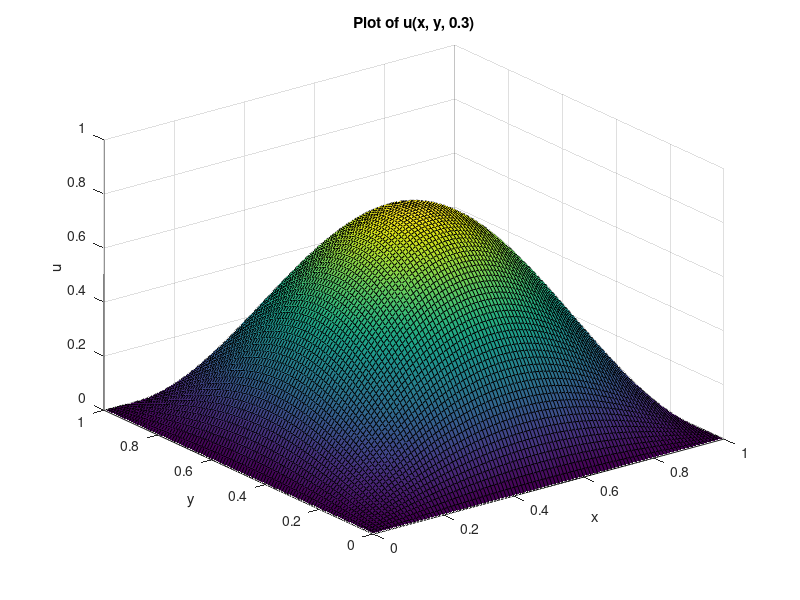

MATLAB code to generate this figure:
% clc
% clear all
% A=randi([1,1],5,5,5,5);
% %[U,S,V]=PINV4(A);
% %B=EIN_PROD4(EIN_PROD4(V,S),U);
% %disp(EIN_PROD4(B,A));
% X=randi([0,1],5,5);
% disp(X);
% B=EIN_PROD42(A,X);
% epsilon=0.0001;
% MAX=10000;
% Y=Jacobi4(A,B,epsilon,MAX);
% disp(Y);
% Define the grid for x, y, z
% Define the grid for x, y, z
% Define the fixed value of z
% Define the list of z values
z_values = [0.1, 0.2, 0.3];

% Define the function u(x,y,z)
u = @(x, y, z) sin(pi*x) .* sin(pi*y) .* sin(pi*z);

% Generate a grid of (x, y) values
[X, Y] = meshgrid(0:0.01:1, 0:0.01:1);

for i = 1:length(z_values)
    % Extract the current value of z
    z = z_values(i);

    % Evaluate u(x, y, z) for each point in the grid
    U = u(X, Y, z);

    % Plot (x, y) vs u
    surf(X, Y, U);
    xlabel('x');
    ylabel('y');
    zlabel('u');
    title(['Plot of u(x, y, ', num2str(z), ')']);

    % Save the plot as a PNG file
    %filename = sprintf('plot%d.png', i);
    %saveas(gcf, filename);

    % Close the current figure to avoid overlapping plots
    close(gcf);
end
